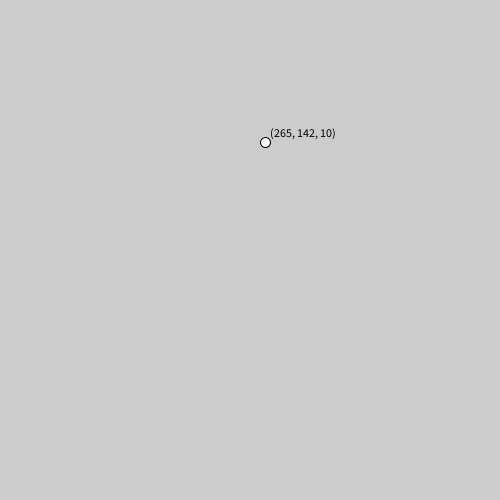
Frame 1 (no input)
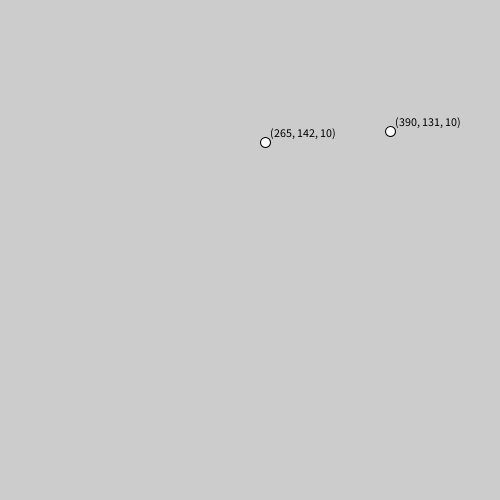
Frame 2 (the mouse pressed at the canvas centre, redrawn once)

The Processing sketch that drew these frames (run headless with seeded random() and noise(); the mouse was pressed at the canvas centre and the sketch redrawn once):

// Processing sketch: S10Q7
// ── S10Q7.pde
int diam = 10;
int marginX = 90;
int marginY = 17;
int textOffsetX = 5;
int textOffsetY = 5;

void setup() {
   size(500, 500);
   noLoop();
}

void draw() {
   drawPoint();
}

void drawPoint(){
  fill(255);
   int pointX = (int)random(width-marginX);
   int pointY = (int)random(marginY,height);
   circle(pointX,pointY,diam);
   fill(0);
   int textX = pointX+textOffsetX;
   int textY = pointY-textOffsetY;
   String pos = "(" + pointX + ", " + pointY + ", " + diam + ")"; 
   text(pos, textX, textY);
}
